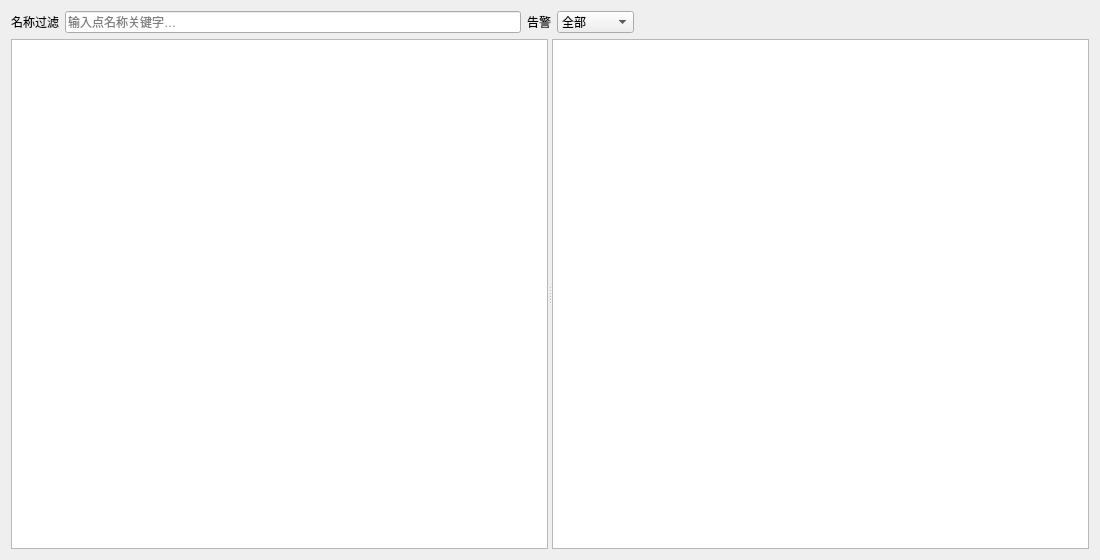
<?xml version="1.0" encoding="UTF-8"?>
<ui version="4.0">
 <class>RegisterView</class>
 <widget class="QWidget" name="RegisterView">
  <property name="geometry">
   <rect>
    <x>0</x>
    <y>0</y>
    <width>1100</width>
    <height>560</height>
   </rect>
  </property>
  <property name="windowTitle">
   <string>寄存器监视</string>
  </property>
  <layout class="QVBoxLayout" name="rootLayout">
   <item>
    <layout class="QHBoxLayout" name="filterLayout">
     <item>
      <widget class="QLabel" name="lblName">
       <property name="text">
        <string>名称过滤</string>
       </property>
      </widget>
     </item>
     <item>
      <widget class="QLineEdit" name="editFilter">
       <property name="placeholderText">
        <string>输入点名称关键字…</string>
       </property>
       <property name="clearButtonEnabled">
        <bool>true</bool>
       </property>
      </widget>
     </item>
     <item>
      <widget class="QLabel" name="lblAlarm">
       <property name="text">
        <string>告警</string>
       </property>
      </widget>
     </item>
     <item>
      <widget class="QComboBox" name="comboAlarm">
       <item>
        <property name="text">
         <string>全部</string>
        </property>
       </item>
       <item>
        <property name="text">
         <string>仅告警中</string>
        </property>
       </item>
      </widget>
     </item>
     <item>
      <spacer name="filterSpacer">
       <property name="orientation">
        <enum>Qt::Horizontal</enum>
       </property>
       <property name="sizeHint" stdset="0">
        <size>
         <width>40</width>
         <height>20</height>
        </size>
       </property>
      </spacer>
     </item>
    </layout>
   </item>
   <item>
    <widget class="QSplitter" name="splitter">
     <property name="orientation">
      <enum>Qt::Horizontal</enum>
     </property>
     <widget class="QTreeView" name="treeSlaves">
      <property name="minimumSize">
       <size>
        <width>220</width>
        <height>0</height>
       </size>
      </property>
      <property name="editTriggers">
       <set>QAbstractItemView::NoEditTriggers</set>
      </property>
      <property name="alternatingRowColors">
       <bool>true</bool>
      </property>
     </widget>
     <widget class="QTableView" name="tableRegs">
      <property name="editTriggers">
       <set>QAbstractItemView::NoEditTriggers</set>
      </property>
      <property name="alternatingRowColors">
       <bool>true</bool>
      </property>
      <property name="selectionBehavior">
       <enum>QAbstractItemView::SelectRows</enum>
      </property>
      <property name="sortingEnabled">
       <bool>false</bool>
      </property>
     </widget>
    </widget>
   </item>
  </layout>
 </widget>
 <resources/>
 <connections/>
</ui>
